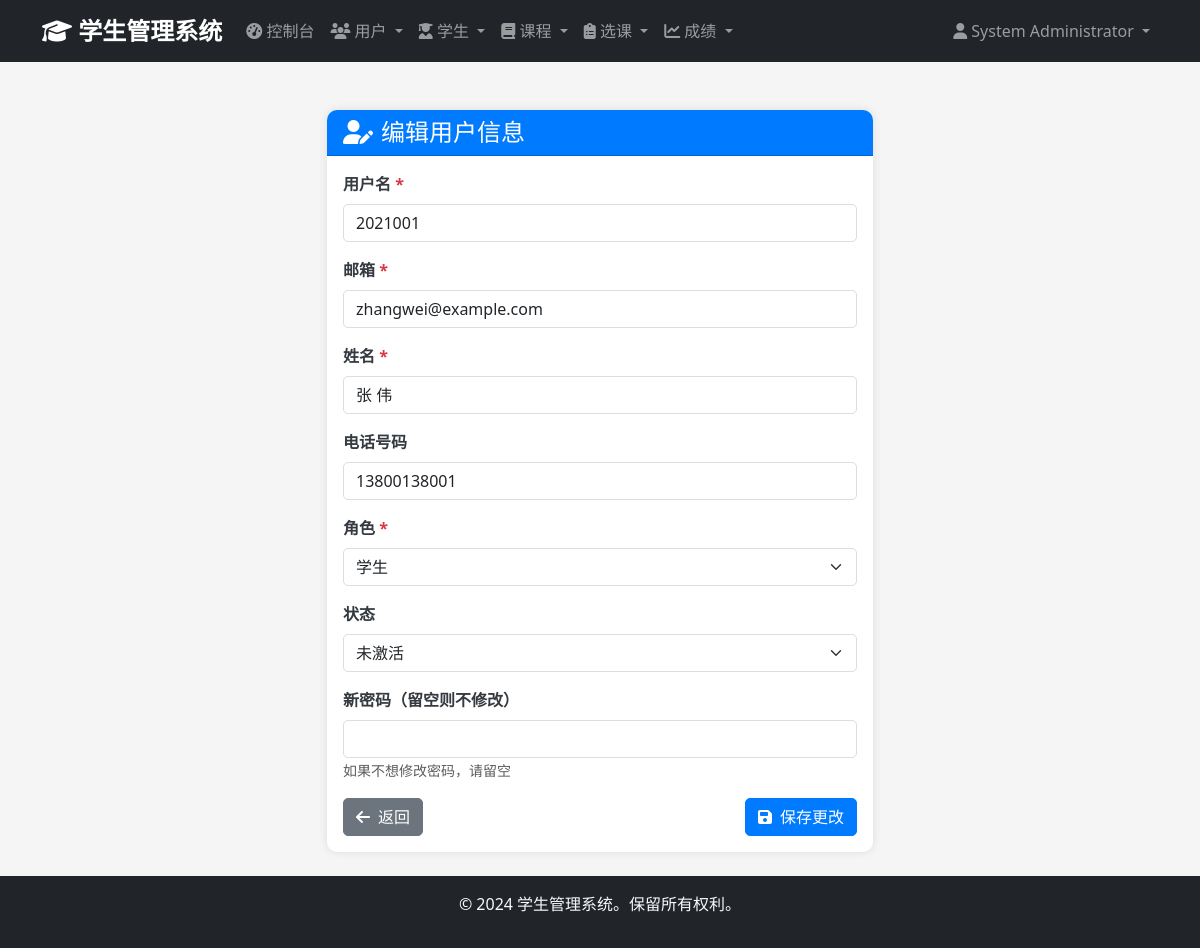
The page /admin/users/8/edit (signed in) on the database as committed earlier.
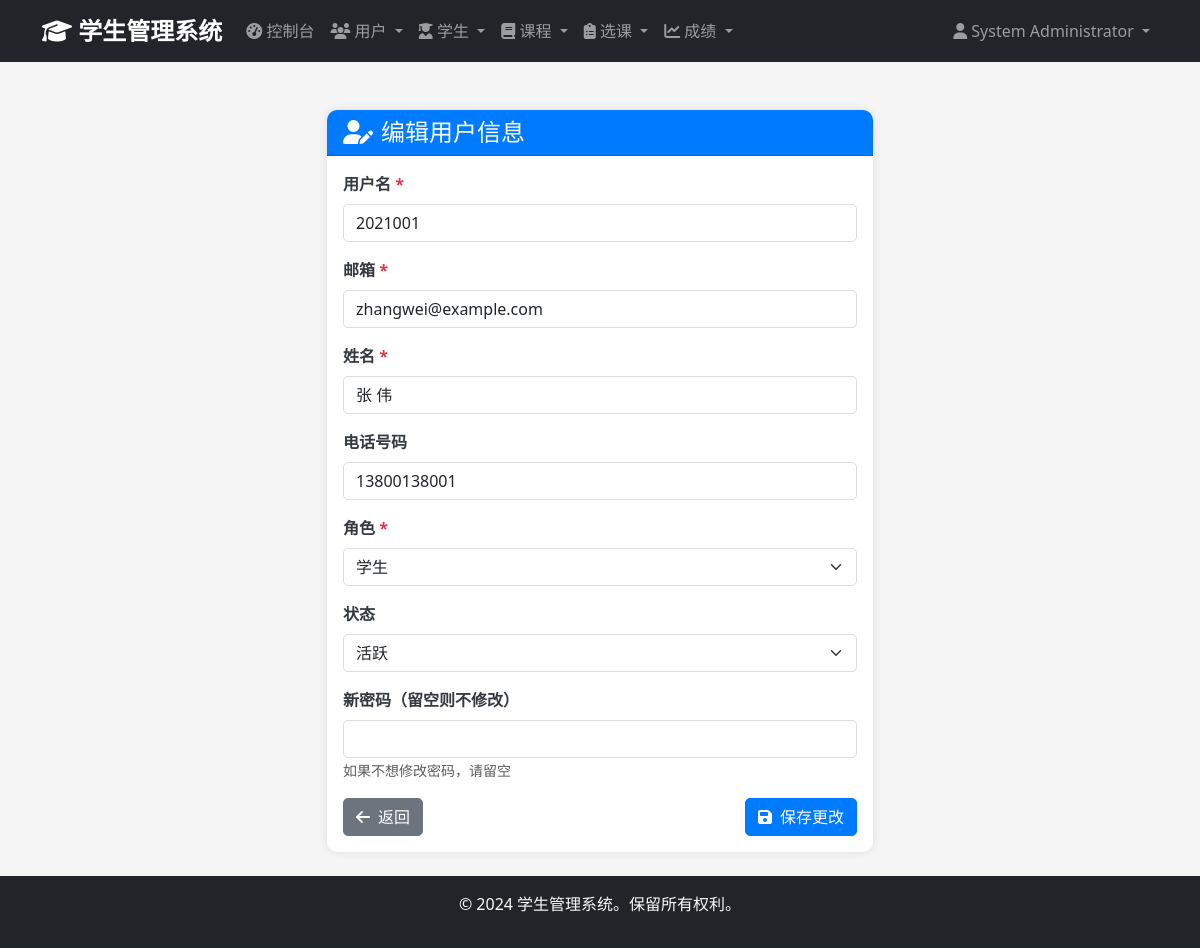
The same page on the database as committed later.
### app/models/user.py (models this page shows, shortened)
class User(UserMixin, db.Model):
    __tablename__ = 'users'
    id = db.Column(db.Integer, primary_key=True)
    username = db.Column(db.String(50), unique=True, nullable=False)
    email = db.Column(db.String(100), unique=True, nullable=False)
    password_hash = db.Column(db.String(255), nullable=False)
    full_name = db.Column(db.String(100), nullable=False)
    phone = db.Column(db.String(20))
    role = db.Column(db.Enum('admin', 'student', name='user_role'), nullable=False, default='student')
    is_active = db.Column(db.Boolean, default=True)
    created_at = db.Column(db.DateTime, default=datetime.utcnow)
    updated_at = db.Column(db.DateTime, default=datetime.utcnow, onupdate=datetime.utcnow)
    administrator = db.relationship('Administrator', backref='user', uselist=False, cascade='all, delete-orphan')
    def is_admin(self):
        return self.role == 'admin'

### app/views/admin.py (the view, shortened to what this page needs)
@admin_bp.route('/users/<int:user_id>/edit', methods=['GET', 'POST'])
@login_required
@admin_required
def edit_user(user_id):
    user = User.query.get_or_404(user_id)
    return render_template('admin/users/edit.html', user=user)

### app/views/auth.py (called while the page is built)
def admin_required(f):
    @wraps(f)
    def decorated_function(*args, **kwargs):
        if not current_user.is_authenticated or not current_user.is_admin():
            flash('访问被拒绝。需要管理员权限。', 'error')
            return redirect(url_for('auth.login'))
        return f(*args, **kwargs)
    return decorated_function

### app/templates/admin/users/edit.html (shortened to what this page needs)
{% extends "base.html" %}
{% block content %}
<div class="container mt-4">
    <div class="row justify-content-center">
        <div class="col-md-6">
            <div class="card">
                <div class="card-header">
                    <h4 class="mb-0">
                        <i class="fas fa-user-edit me-2"></i>编辑用户信息
                    </h4>
                </div>
                <div class="card-body">
                    <form method="POST" action="{{ url_for('admin.edit_user', user_id=user.id) }}">
                        <div class="mb-3">
                            <label for="username" class="form-label">用户名 <span class="text-danger">*</span></label>
                            <input type="text" class="form-control" id="username" name="username" value="{{ user.username }}" required>
                        </div>
                        <div class="mb-3">
                            <label for="email" class="form-label">邮箱 <span class="text-danger">*</span></label>
                            <input type="email" class="form-control" id="email" name="email" value="{{ user.email }}" required>
                        </div>
                        <div class="mb-3">
                            <label for="full_name" class="form-label">姓名 <span class="text-danger">*</span></label>
                            <input type="text" class="form-control" id="full_name" name="full_name" value="{{ user.full_name }}" required>
                        </div>
                        <div class="mb-3">
                            <label for="phone" class="form-label">电话号码</label>
                            <input type="tel" class="form-control" id="phone" name="phone" value="{{ user.phone }}">
                        </div>
                        <div class="mb-3">
                            <label for="role" class="form-label">角色 <span class="text-danger">*</span></label>
                            <select class="form-select" id="role" name="role" required>
                                <option value="student" {% if user.role == 'student' %}selected{% endif %}>学生</option>
                            </select>
                        </div>
                        <div class="mb-3">
                            <label for="is_active" class="form-label">状态</label>
                            <select class="form-select" id="is_active" name="is_active">
                                <option value="on" {% if user.is_active %}selected{% endif %}>活跃</option>
                                <option value="off" {% if not user.is_active %}selected{% endif %}>未激活</option>
                            </select>
                        </div>
                        <div class="mb-3">
                            <label for="password" class="form-label">新密码（留空则不修改）</label>
                            <input type="password" class="form-control" id="password" name="password">
                            <small class="text-muted">如果不想修改密码，请留空</small>
                        </div>
                        <div class="d-flex justify-content-between">
                            <a href="{{ url_for('admin.users') }}" class="btn btn-secondary">
                                <i class="fas fa-arrow-left me-2"></i>返回
                            </a>
                            <button type="submit" class="btn btn-primary">
                                <i class="fas fa-save me-2"></i>保存更改
                            </button>
                        </div>
                    </form>
                </div>
            </div>
        </div>
    </div>
</div>
{% endblock %}

Rows that differ between the two databases and show on the page:
changed User "zhangwei@example.com": is_active "未激活" → "活跃"
